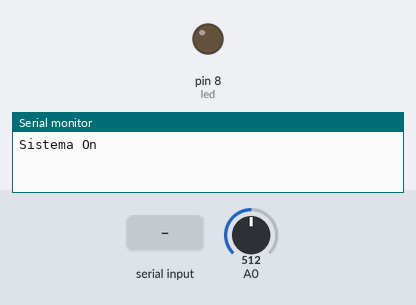
Simulated run of this sketch. Board: Arduino Uno, built with avr-gcc and run on an emulated ATmega328P. Parts: output pins drawn as LEDs (lit = HIGH), the last lines printed to the serial monitor. Inputs (shaded band) come from the test bench; at power-on: A0 = 512.

Above: at 1.2 s.
1.3 s: "90,45\n" received over Serial
At 4.7 s:
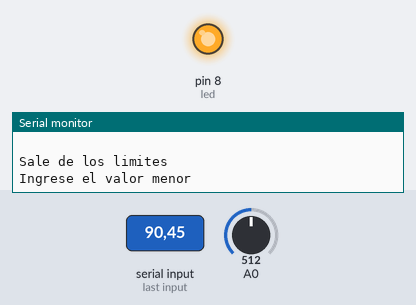
Timing chart, 0 to 6.2 s (numbered marks = the images above; inputs shaded):
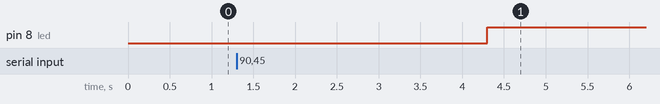

Measured:
- after the input at 1.3 s, pin 8 (led): LOW → HIGH after 3.0 s

The sketch:

Rosero_Romel_EjercicioRepaso1.ino
```cpp
/*
 *         Universidad Técnica del Norte
 *   Facultad de Ingeniería en Ciencias Aplicadas
 * Carrera de Ingeniería en Electrónica y Redes de Comunicación
 *
 * Nombre: Romel Rosero                       Fecha: 29/11/2019
 * Asignatura: Sistemas Microprocesados
 *
 * Realizar un programa que por comunicación serial se ingrese el límite de lectura del conversor análogo digital (0-1024)
 * si el valor del conversor supera dicho valor, se enciende un led.
 *
 */

float dato = 0;                                 //valor del A-D
int menor = 0;
int mayor = 0;
int led = 8;

void setup () {
  Serial.begin(9600);                           //Inicia la comunicacion serial a 9600
  Serial.println("Sistema On");
  pinMode(led, OUTPUT);                         //pin de salida para el led
}
void loop() {

  if (Serial.available() > 0) {                 //envío y recibo de datos
    Serial.print("Ingrese el valor menor");     //ingreso del valor menor
    Serial.println(' ');
    delay (700);
    menor = Serial.parseInt();
    Serial.println(' ');
    delay (700);
    Serial.print("Ingrese el valor mayor");     //ingreso del valor mayor
    Serial.println(' ');
    delay (700);
    mayor = Serial.parseInt();
    Serial.println(' ');
    delay (700);

    dato = analogRead(0);
    if ((menor > dato) || (mayor < dato)) {
      Serial.println("Sale de los limites");    //Si el valor ingresado es mayor al dato el resultado será sale de los límites
      delay (200);
      digitalWrite(led, HIGH);
    }
    else {
      Serial.println("No sale de los limites");  //Si el valor ingresado es menor al dato el resultado será no sale de los límites
      delay (200);
      digitalWrite(led, LOW);
    }
  }
}
```
